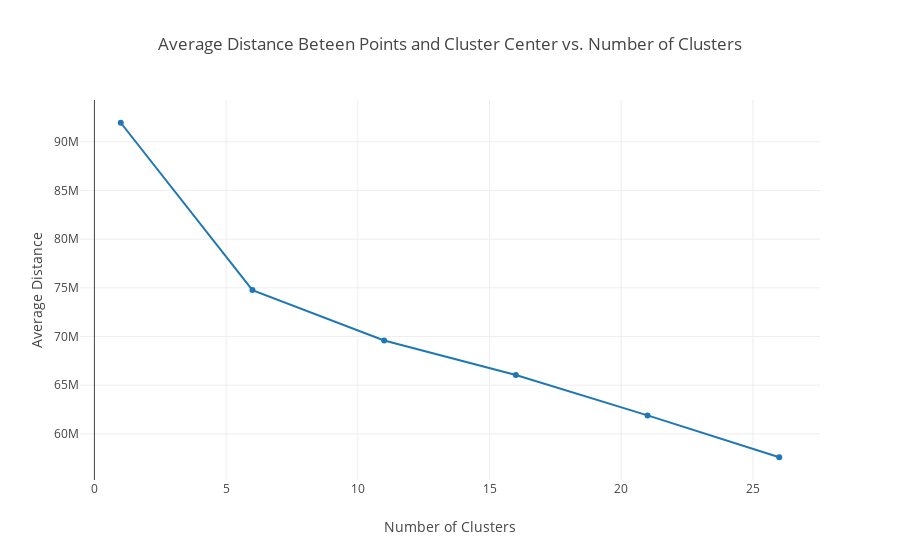

Write notebook code for a chart like this one.
### Code cell
# Investigate the change in within-cluster distance across number of clusters.
# HINT: Use matplotlib's plot function to visualize this relationship.
trace2 = go.Scatter(
    x = cluster_nums,
    y = dist,
    mode='lines+markers',

)

layout= dict(title = 'Average Distance Beteen Points and Cluster Center vs. Number of Clusters',
              xaxis = dict(title = 'Number of Clusters'),
              yaxis = dict(title = 'Average Distance'),
              )
data = [trace2]

fig = go.Figure(data=data, layout=layout)
    
iplot(fig)

### Figure 1 — Plotly figure (JSON) as saved in the notebook; plotly's stock layout.template omitted (floating-point values rounded to 4 significant figures)
{"data": [{"mode": "lines+markers", "type": "scatter", "x": [1, 6, 11, 16, 21, 26], "y": [91960000.0, 74760000.0, 69590000.0, 66050000.0, 61900000.0, 57590000.0]}], "layout": {"title": "Average Distance Beteen Points and Cluster Center vs. Number of Clusters", "xaxis": {"title": "Number of Clusters"}, "yaxis": {"title": "Average Distance"}}}
